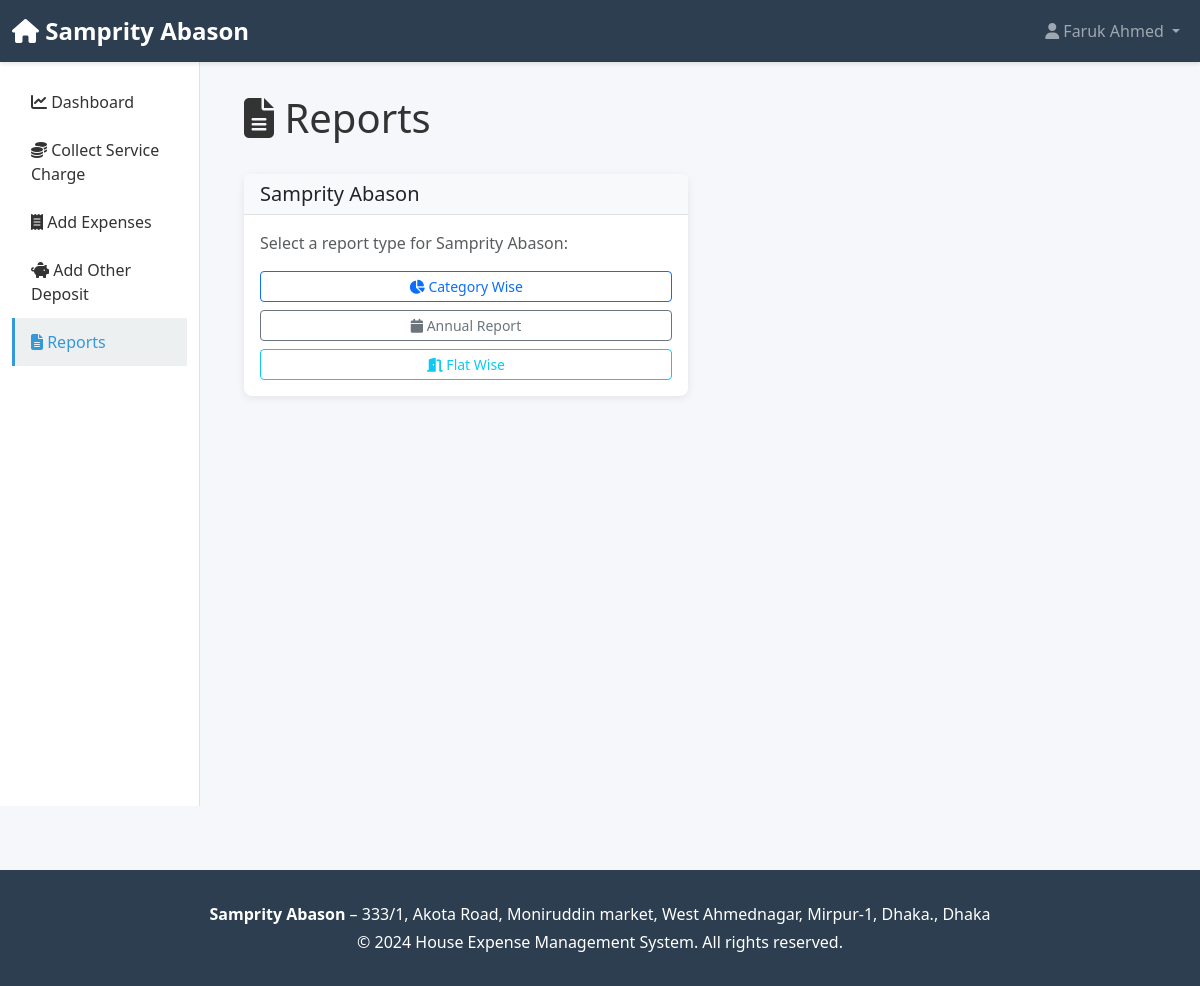
Page /reports/ (signed in) on the committed database.
### houseexpense/core/models.py (models this page shows, shortened)
class CustomUser(AbstractUser):
    ROLE_CHOICES = [
        ('manager', 'Manager'),
        ('flat_owner', 'Flat Owner'),
    ]
    role = models.CharField(max_length=20, choices=ROLE_CHOICES, default='flat_owner')
    phone = models.CharField(max_length=20, blank=True, null=True)
    address = models.TextField(blank=True, null=True)
    is_active = models.BooleanField(default=True)
    groups = models.ManyToManyField(
        'auth.Group',
        verbose_name='groups',
        blank=True,
        help_text='The groups this user belongs to.',
        related_name='customuser_set',
        related_query_name='customuser',
    )
    user_permissions = models.ManyToManyField(
        'auth.Permission',
        verbose_name='user permissions',
        blank=True,
        help_text='Specific permissions for this user.',
        related_name='customuser_set',
        related_query_name='customuser',
    )
    def is_manager(self):
        return self.role == 'manager'
    class Meta:
        ordering = ['-date_joined']

class House(models.Model):
    name = models.CharField(max_length=200, unique=True)
    address = models.TextField()
    city = models.CharField(max_length=100)
    state = models.CharField(max_length=100)
    pincode = models.CharField(max_length=10)
    total_flats = models.IntegerField()
    manager = models.OneToOneField(
        CustomUser,
        on_delete=models.SET_NULL,
        null=True,
        blank=True,
        related_name='managed_house',
        limit_choices_to={'role': 'manager'}
    )
    created_at = models.DateTimeField(auto_now_add=True)
    updated_at = models.DateTimeField(auto_now=True)
    class Meta:
        ordering = ['-created_at']

### houseexpense/reports/views.py (the view)
# urls.py: path('', views.ReportsHomeView.as_view(), name='reports_home'),
class ReportsHomeView(LoginRequiredMixin, TemplateView):
    template_name = 'reports/reports_home.html'
    def get_context_data(self, **kwargs):
        context = super().get_context_data(**kwargs)
        user = self.request.user
        if user.is_manager():
            context['house'] = House.objects.filter(manager=user).first()
            context['is_manager'] = True
        else:
            context['is_manager'] = False
        return context

### houseexpense/templates/reports/reports_home.html (shortened to what this page needs)
{% extends 'base.html' %}
{% block content %}
<div class="row mb-4">
    <div class="col-12">
        <h1><i class="fas fa-file-alt"></i> Reports</h1>
    </div>
</div>
{% if is_manager %}
    <div class="row">
        {% if house %}
            <div class="col-md-6 mb-4">
                <div class="card">
                    <div class="card-header bg-light border-bottom">
                        <h5 class="mb-0">{{ house.name }}</h5>
                    </div>
                    <div class="card-body">
                        <p class="text-muted">Select a report type for Samprity Abason:</p>
                        <a href="{% url 'reports:category_report' house.id %}" class="btn btn-outline-primary btn-sm w-100 mb-2">
                            <i class="fas fa-chart-pie"></i> Category Wise
                        </a>
                        <a href="{% url 'reports:annual_report' house.id %}" class="btn btn-outline-secondary btn-sm w-100 mb-2">
                            <i class="fas fa-calendar"></i> Annual Report
                        </a>
                        <a href="{% url 'reports:flat_wise_report' house.id %}" class="btn btn-outline-info btn-sm w-100">
                            <i class="fas fa-door-open"></i> Flat Wise
                        </a>
                    </div>
                </div>
            </div>
        {% else %}
            <div class="col-12">
                <div class="alert alert-warning">No house configured yet.</div>
            </div>
        {% endif %}
    </div>
{% else %}
    <div class="alert alert-info" role="alert">
        <i class="fas fa-info-circle"></i> Reports are available only for managers.
    </div>
{% endif %}
{% endblock %}

### houseexpense/templates/base.html (shortened to what this page needs)
<!DOCTYPE html>
<html lang="en">
<head>
    <link href="https://cdn.jsdelivr.net/npm/bootstrap@5.3.0/dist/css/bootstrap.min.css" rel="stylesheet">
    <link rel="stylesheet" href="https://cdnjs.cloudflare.com/ajax/libs/font-awesome/6.4.0/css/all.min.css">
</head>
<body>
    <nav class="navbar navbar-expand-lg navbar-dark">
        <div class="container-fluid">
            <a class="navbar-brand" href="{% url 'core:home' %}">
                <i class="fas fa-home"></i> Samprity Abason
            </a>
            <div class="collapse navbar-collapse" id="navbarNav">
                <ul class="navbar-nav ms-auto">
                    {% if user.is_authenticated %}
                        <li class="nav-item dropdown">
                            <a class="nav-link dropdown-toggle" href="#" id="userDropdown" role="button" data-bs-toggle="dropdown">
                                <i class="fas fa-user"></i> {{ user.get_full_name|default:user.username }}
                            </a>
                        </li>
                    {% endif %}
                </ul>
            </div>
        </div>
    </nav>
    <div class="container-fluid">
        <div class="row">
            {% if user.is_authenticated %}
                <div class="col-md-2 d-none d-md-block sidebar">
                    <nav class="nav flex-column mt-3">
                        {% if user.is_manager %}
                            <a class="nav-link {% if request.resolver_match.url_name == 'dashboard' %}active{% endif %}" href="{% url 'dashboard:dashboard' %}">
                                <i class="fas fa-chart-line"></i> Dashboard
                            </a>
                            {% if house %}
                                <a class="nav-link {% if request.resolver_match.url_name == 'collect_service_charge' %}active{% endif %}" href="{% url 'dashboard:collect_service_charge' house.id %}">
                                    <i class="fas fa-coins"></i> Collect Service Charge
                                </a>
                                <a class="nav-link {% if request.resolver_match.url_name == 'add_expenses' %}active{% endif %}" href="{% url 'dashboard:add_expenses' house.id %}">
                                    <i class="fas fa-receipt"></i> Add Expenses
                                </a>
                                <a class="nav-link {% if request.resolver_match.url_name == 'add_deposit' %}active{% endif %}" href="{% url 'dashboard:add_deposit' house.id %}">
                                    <i class="fas fa-piggy-bank"></i> Add Other Deposit
                                </a>
                                <a class="nav-link {% if request.resolver_match.url_name == 'reports_home' %}active{% endif %}" href="{% url 'reports:reports_home' %}">
                                    <i class="fas fa-file-alt"></i> Reports
                                </a>
                            {% endif %}
                        {% else %}
                            <a class="nav-link {% if request.resolver_match.url_name == 'dashboard' %}active{% endif %}" href="{% url 'dashboard:dashboard' %}">
                                <i class="fas fa-tachometer-alt"></i> My Dashboard
                            </a>
                        {% endif %}
                    </nav>
                </div>
            {% endif %}
            <div class="col-md-{% if user.is_authenticated %}10{% else %}12{% endif %}">
                <div class="main-content">
                    {% block content %}{% endblock %}
                </div>
            </div>
        </div>
    </div>
    <footer class="footer text-center">
        <div class="container">
            {% if house %}
                <p class="mb-1"><strong>{{ house.name }}</strong> &ndash; {{ house.address }}, {{ house.city }}</p>
            {% endif %}
            <p class="mb-0">&copy; 2024 House Expense Management System. All rights reserved.</p>
        </div>
    </footer>
</body>
</html>

### houseexpense/templates/base.html (style rules this page uses)
:root { --primary-color: #2c3e50; --secondary-color: #3498db; --success-color: #27ae60; --danger-color: #e74c3c; --warning-color: #f39c12; --light-bg: #ecf0f1; }
body { background-color: #f5f7fa; color: #333; font-family: 'Segoe UI', Tahoma, Geneva, Verdana, sans-serif; }
.navbar { background-color: var(--primary-color); box-shadow: 0 2px 4px rgba(0,0,0,0.1); }
.navbar-brand { font-weight: 700; font-size: 1.5rem; }
.sidebar { background-color: white; border-right: 1px solid #dee2e6; min-height: calc(100vh - 56px); }
.sidebar .nav-link { color: #333; border-left: 3px solid transparent; padding: 0.75rem 1rem; transition: all 0.3s ease; }
.sidebar .nav-link:hover, .sidebar .nav-link.active { background-color: var(--light-bg); border-left-color: var(--secondary-color); color: var(--secondary-color); }
.main-content { padding: 2rem; }
.card { border: none; box-shadow: 0 2px 8px rgba(0,0,0,0.08); border-radius: 8px; transition: transform 0.3s ease, box-shadow 0.3s ease; }
.footer { background-color: var(--primary-color); color: white; padding: 2rem 0; margin-top: 4rem; }

### rows in the picture
CustomUser: get_full_name "Faruk Ahmed"
House: name "Samprity Abason", address "333/1, Akota Road, Moniruddin market, West Ahmednagar, Mirpur-1, Dhaka.", city "Dhaka"
